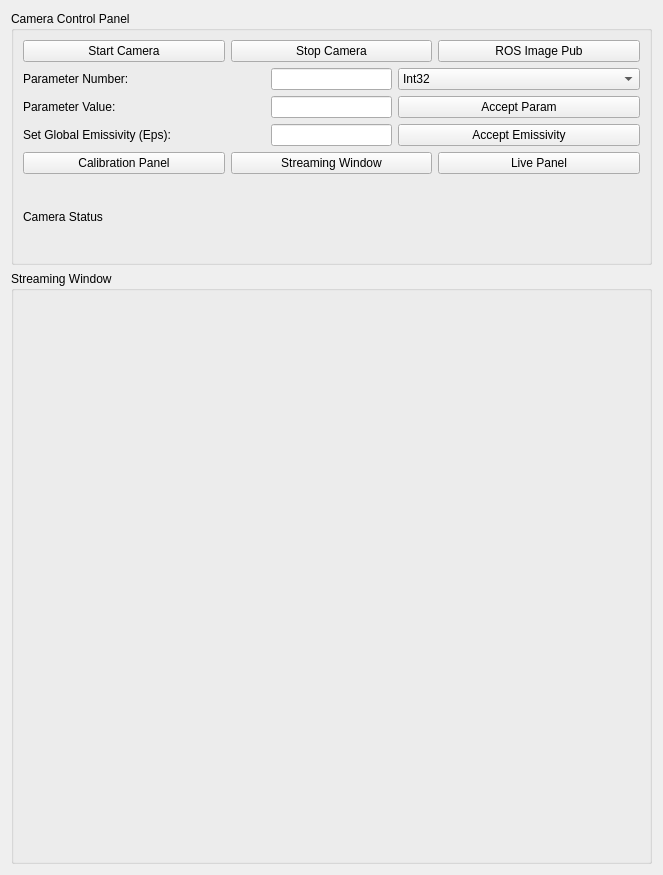
<?xml version="1.0" encoding="UTF-8"?>
<ui version="4.0">
 <class>Infratec</class>
 <widget class="QWidget" name="Infratec">
  <property name="geometry">
   <rect>
    <x>0</x>
    <y>0</y>
    <width>663</width>
    <height>875</height>
   </rect>
  </property>
  <property name="windowTitle">
   <string>Infratec Thermal Camera</string>
  </property>
  <layout class="QVBoxLayout" name="verticalLayout" stretch="3,7">
   <item>
    <widget class="QGroupBox" name="groupBox_2">
     <property name="title">
      <string>Camera Control Panel</string>
     </property>
     <layout class="QVBoxLayout" name="verticalLayout_2">
      <item>
       <layout class="QHBoxLayout" name="horizontalLayout_6">
        <item>
         <widget class="QPushButton" name="StartButton">
          <property name="text">
           <string>Start Camera</string>
          </property>
         </widget>
        </item>
        <item>
         <widget class="QPushButton" name="StopButton">
          <property name="text">
           <string>Stop Camera</string>
          </property>
         </widget>
        </item>
        <item>
         <widget class="QPushButton" name="ROSPubButton">
          <property name="text">
           <string>ROS Image Pub</string>
          </property>
         </widget>
        </item>
       </layout>
      </item>
      <item>
       <layout class="QHBoxLayout" name="horizontalLayout_2" stretch="4,2,4">
        <item>
         <widget class="QLabel" name="label_4">
          <property name="text">
           <string>Parameter Number:</string>
          </property>
         </widget>
        </item>
        <item>
         <widget class="QLineEdit" name="ParmNumEdit"/>
        </item>
        <item>
         <widget class="QComboBox" name="datatypeCombox">
          <item>
           <property name="text">
            <string>Int32</string>
           </property>
          </item>
          <item>
           <property name="text">
            <string>Int64</string>
           </property>
          </item>
          <item>
           <property name="text">
            <string>Single</string>
           </property>
          </item>
          <item>
           <property name="text">
            <string>Double</string>
           </property>
          </item>
          <item>
           <property name="text">
            <string>String</string>
           </property>
          </item>
          <item>
           <property name="text">
            <string>IdxInt32</string>
           </property>
          </item>
          <item>
           <property name="text">
            <string>IdxString</string>
           </property>
          </item>
         </widget>
        </item>
       </layout>
      </item>
      <item>
       <layout class="QHBoxLayout" name="horizontalLayout_3" stretch="4,2,4">
        <item>
         <widget class="QLabel" name="label_5">
          <property name="text">
           <string>Parameter Value:</string>
          </property>
         </widget>
        </item>
        <item>
         <widget class="QLineEdit" name="ParmValueEdit"/>
        </item>
        <item>
         <widget class="QPushButton" name="AcceptParamButton">
          <property name="text">
           <string>Accept Param</string>
          </property>
         </widget>
        </item>
       </layout>
      </item>
      <item>
       <layout class="QHBoxLayout" name="horizontalLayout_4" stretch="4,2,4">
        <item>
         <widget class="QLabel" name="label_6">
          <property name="text">
           <string>Set Global Emissivity (Eps):</string>
          </property>
         </widget>
        </item>
        <item>
         <widget class="QLineEdit" name="SetGlobalEps"/>
        </item>
        <item>
         <widget class="QPushButton" name="AcceptEpsButton">
          <property name="text">
           <string>Accept Emissivity</string>
          </property>
         </widget>
        </item>
       </layout>
      </item>
      <item>
       <layout class="QHBoxLayout" name="horizontalLayout_10">
        <item>
         <widget class="QPushButton" name="RemoteButton">
          <property name="text">
           <string>Calibration Panel</string>
          </property>
         </widget>
        </item>
        <item>
         <widget class="QPushButton" name="StreamingButton">
          <property name="text">
           <string>Streaming Window</string>
          </property>
         </widget>
        </item>
        <item>
         <widget class="QPushButton" name="LiveButton">
          <property name="text">
           <string>Live Panel</string>
          </property>
         </widget>
        </item>
       </layout>
      </item>
      <item>
       <widget class="QLabel" name="lblStatus">
        <property name="text">
         <string>Camera Status</string>
        </property>
       </widget>
      </item>
     </layout>
    </widget>
   </item>
   <item>
    <widget class="QGroupBox" name="groupBox">
     <property name="title">
      <string>Streaming Window</string>
     </property>
     <layout class="QHBoxLayout" name="horizontalLayout">
      <item>
       <widget class="QWidget" name="ImageWidget" native="true"/>
      </item>
     </layout>
    </widget>
   </item>
  </layout>
 </widget>
 <resources/>
 <connections/>
</ui>
